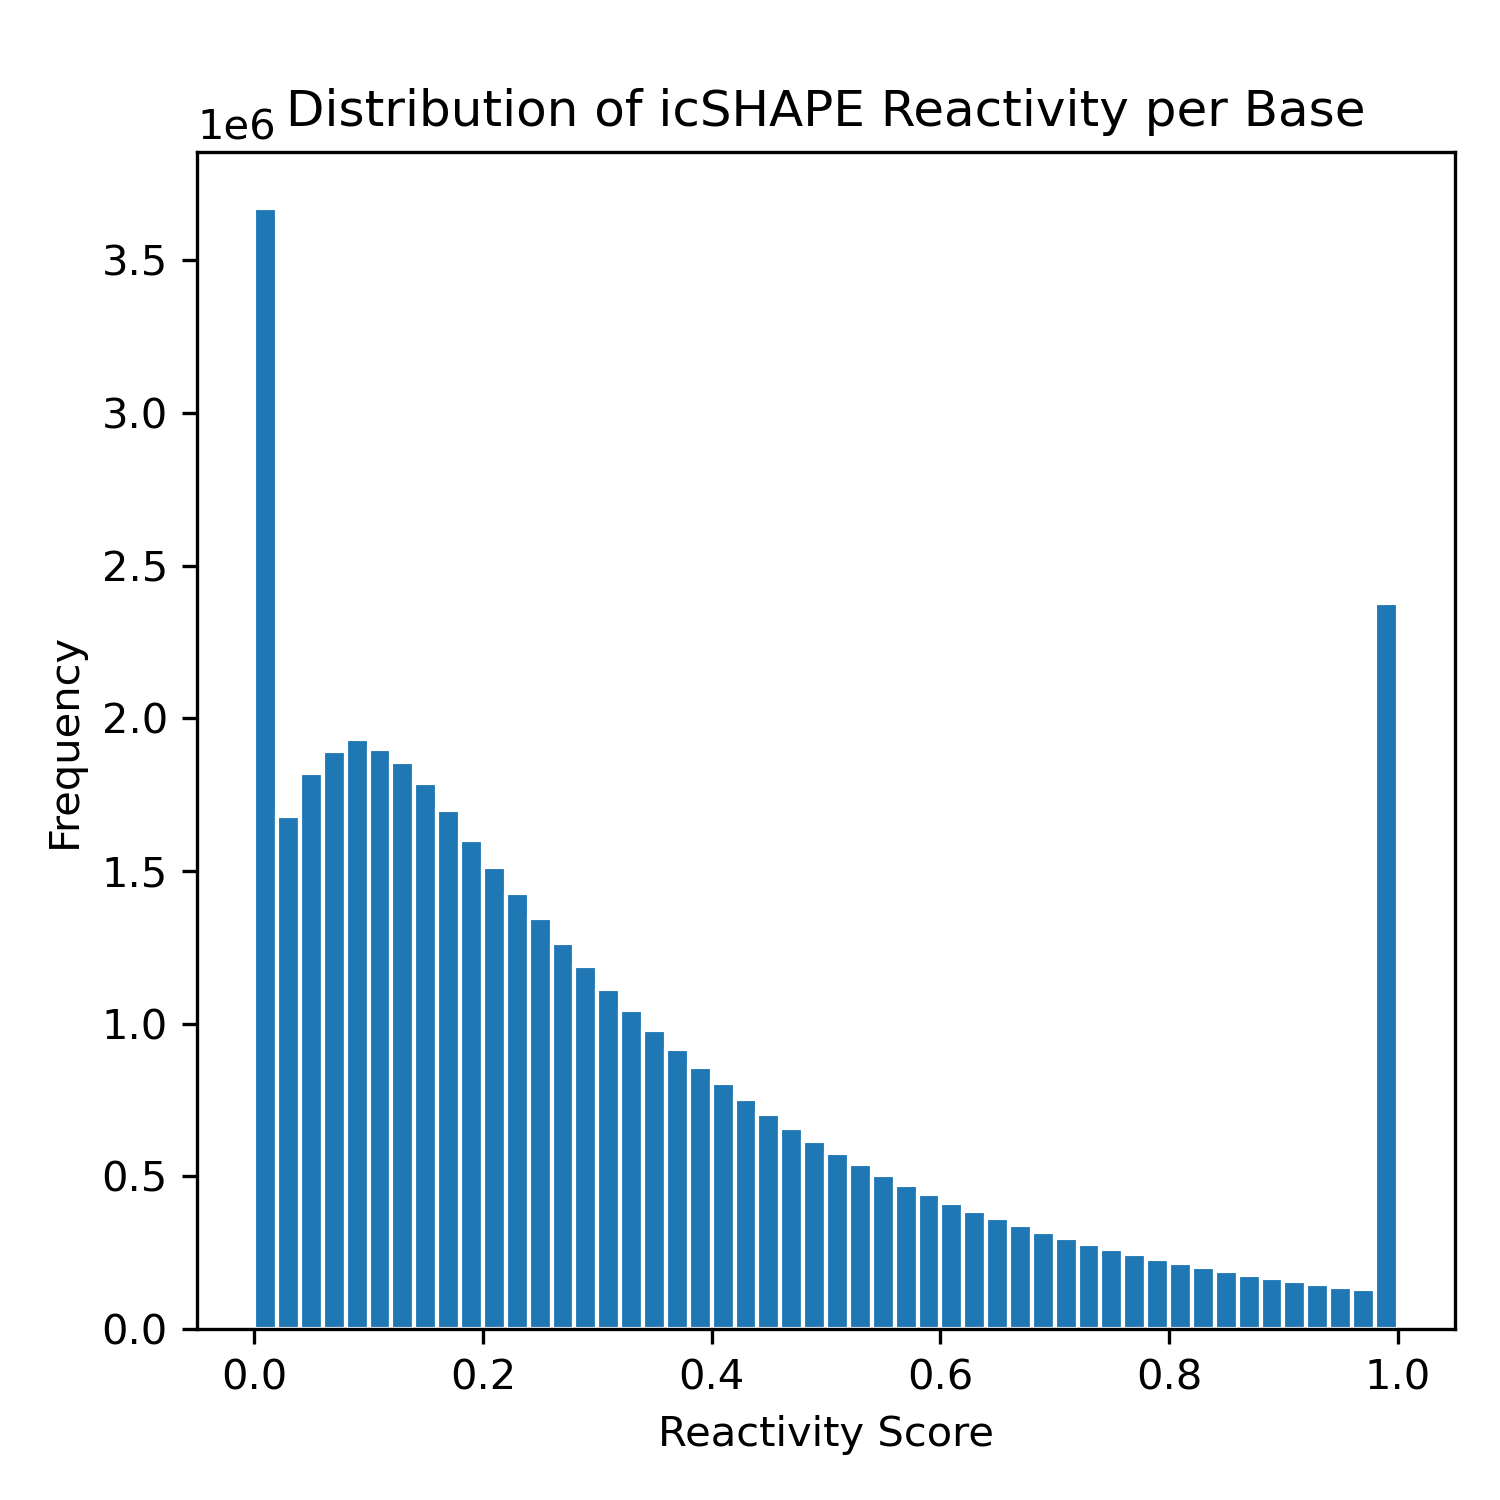

Source code (Python):
import sys
import matplotlib.pyplot as plt
import pandas as pd
import orjson

dataset_csv = sys.argv[1]
num_bins = int(sys.argv[2])
output_plot = sys.argv[3]

dataset = pd.read_csv(dataset_csv)
reactivity = list()
for _, row in dataset.iterrows():
    reactivity.extend(orjson.loads(row["RT"]))

plt.figure(figsize=(5, 5), dpi=300)
plt.hist(reactivity, bins=num_bins, edgecolor="white")
plt.xlabel("Reactivity Score")
plt.ylabel("Frequency")
plt.title("Distribution of icSHAPE Reactivity per Base")
plt.tight_layout()
plt.savefig(output_plot)
